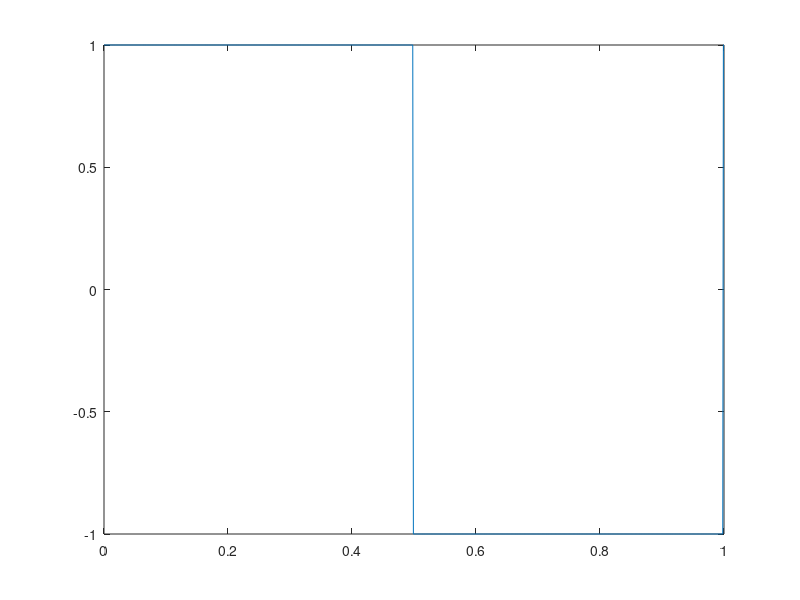

MATLAB code for this plot:
clear
t=0:0.001:1;
%y=sin(2*pi*10*t);
y(1)=1;
for i=2:length(t)
    if mod(i,500)==0
        y(i)=y(i-1)*(-1);
    else
        y(i)=y(i-1);
    end
end
plot(t,y);

